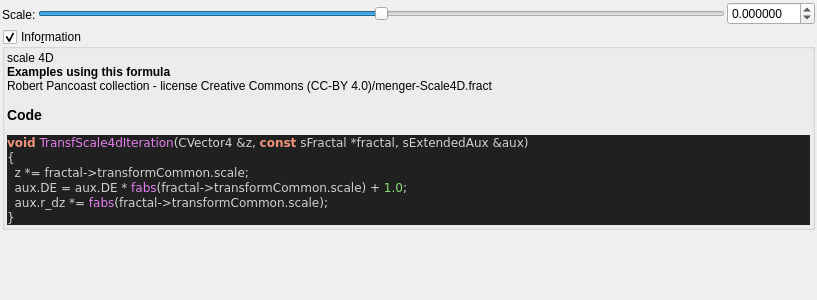
<?xml version="1.0" encoding="UTF-8"?>
<ui version="4.0">
 <class>transf_scale4d</class>
 <widget class="QWidget" name="Form">
  <property name="geometry">
   <rect>
    <x>0</x>
    <y>0</y>
    <width>817</width>
    <height>300</height>
   </rect>
  </property>
  <property name="windowTitle">
   <string notr="true">transf_scale4d</string>
  </property>
  <layout class="QVBoxLayout" name="verticalLayout">
   <property name="spacing">
    <number>2</number>
   </property>
   <property name="leftMargin">
    <number>2</number>
   </property>
   <property name="topMargin">
    <number>2</number>
   </property>
   <property name="rightMargin">
    <number>2</number>
   </property>
   <property name="bottomMargin">
    <number>2</number>
   </property>
   <item>
    <layout class="QGridLayout" name="gridLayout">
     <property name="spacing">
      <number>2</number>
     </property>
     <item row="0" column="2">
      <widget class="MyDoubleSpinBox" name="spinbox_transf_scale">
       <property name="sizePolicy">
        <sizepolicy hsizetype="Minimum" vsizetype="Maximum">
         <horstretch>0</horstretch>
         <verstretch>0</verstretch>
        </sizepolicy>
       </property>
       <property name="prefix">
        <string/>
       </property>
       <property name="suffix">
        <string/>
       </property>
       <property name="decimals">
        <number>6</number>
       </property>
       <property name="minimum">
        <double>-99.989999999999995</double>
       </property>
       <property name="maximum">
        <double>99.989999999999995</double>
       </property>
       <property name="singleStep">
        <double>0.100000000000000</double>
       </property>
      </widget>
     </item>
     <item row="0" column="1">
      <widget class="QSlider" name="slider_transf_scale">
       <property name="sizePolicy">
        <sizepolicy hsizetype="Expanding" vsizetype="Maximum">
         <horstretch>0</horstretch>
         <verstretch>0</verstretch>
        </sizepolicy>
       </property>
       <property name="minimum">
        <number>-10000000</number>
       </property>
       <property name="maximum">
        <number>10000000</number>
       </property>
       <property name="value">
        <number>0</number>
       </property>
       <property name="sliderPosition">
        <number>0</number>
       </property>
       <property name="orientation">
        <enum>Qt::Horizontal</enum>
       </property>
      </widget>
     </item>
     <item row="0" column="0" rowspan="2">
      <widget class="QLabel" name="label_108">
       <property name="text">
        <string>Scale:</string>
       </property>
      </widget>
     </item>
    </layout>
   </item>
   <item>
    <widget class="MyGroupBox" name="groupCheck_info">
     <property name="title">
      <string>Info&amp;rmation</string>
     </property>
     <property name="flat">
      <bool>false</bool>
     </property>
     <property name="checkable">
      <bool>true</bool>
     </property>
     <layout class="QVBoxLayout" name="verticalLayout_2">
      <property name="spacing">
       <number>2</number>
      </property>
      <property name="leftMargin">
       <number>2</number>
      </property>
      <property name="topMargin">
       <number>2</number>
      </property>
      <property name="rightMargin">
       <number>2</number>
      </property>
      <property name="bottomMargin">
       <number>2</number>
      </property>
      <item>
       <widget class="QLabel" name="label_code_content">
        <property name="text">
         <string notr="true">&lt;p&gt;scale 4D&lt;/p&gt;&lt;table&gt;
&lt;/table&gt;
&lt;br&gt;&lt;b&gt;Examples using this formula&lt;/b&gt;&lt;br&gt;Robert Pancoast collection - license Creative Commons (CC-BY 4.0)/menger-Scale4D.fract&lt;h3&gt;Code&lt;/h3&gt;
&lt;body style=&quot;background-color:#202020&quot;&gt;
&lt;pre style=&quot;color:#d0d0d0; background-color:#202020;  font-family:'Courier New',monospace;&quot;&gt;&lt;span style=&quot;color:#f09479; font-weight:bold&quot;&gt;void&lt;/span&gt; &lt;span style=&quot;color:#e47eed&quot;&gt;TransfScale4dIteration&lt;/span&gt;&lt;span style=&quot;color:#d0d0d0&quot;&gt;(&lt;/span&gt;CVector4 &lt;span style=&quot;color:#d0d0d0&quot;&gt;&amp;amp;&lt;/span&gt;z&lt;span style=&quot;color:#d0d0d0&quot;&gt;,&lt;/span&gt; &lt;span style=&quot;color:#f09479; font-weight:bold&quot;&gt;const&lt;/span&gt; sFractal &lt;span style=&quot;color:#d0d0d0&quot;&gt;*&lt;/span&gt;fractal&lt;span style=&quot;color:#d0d0d0&quot;&gt;,&lt;/span&gt; sExtendedAux &lt;span style=&quot;color:#d0d0d0&quot;&gt;&amp;amp;&lt;/span&gt;aux&lt;span style=&quot;color:#d0d0d0&quot;&gt;)&lt;/span&gt;
&lt;span style=&quot;color:#d0d0d0&quot;&gt;{&lt;/span&gt;
  z &lt;span style=&quot;color:#d0d0d0&quot;&gt;*=&lt;/span&gt; fractal&lt;span style=&quot;color:#d0d0d0&quot;&gt;-&amp;gt;&lt;/span&gt;transformCommon&lt;span style=&quot;color:#d0d0d0&quot;&gt;.&lt;/span&gt;scale&lt;span style=&quot;color:#d0d0d0&quot;&gt;;&lt;/span&gt;
  aux&lt;span style=&quot;color:#d0d0d0&quot;&gt;.&lt;/span&gt;DE &lt;span style=&quot;color:#d0d0d0&quot;&gt;=&lt;/span&gt; aux&lt;span style=&quot;color:#d0d0d0&quot;&gt;.&lt;/span&gt;DE &lt;span style=&quot;color:#d0d0d0&quot;&gt;*&lt;/span&gt; &lt;span style=&quot;color:#e47eed&quot;&gt;fabs&lt;/span&gt;&lt;span style=&quot;color:#d0d0d0&quot;&gt;(&lt;/span&gt;fractal&lt;span style=&quot;color:#d0d0d0&quot;&gt;-&amp;gt;&lt;/span&gt;transformCommon&lt;span style=&quot;color:#d0d0d0&quot;&gt;.&lt;/span&gt;scale&lt;span style=&quot;color:#d0d0d0&quot;&gt;) +&lt;/span&gt; &lt;span style=&quot;color:#87df71&quot;&gt;1.0&lt;/span&gt;&lt;span style=&quot;color:#d0d0d0&quot;&gt;;&lt;/span&gt;
  aux&lt;span style=&quot;color:#d0d0d0&quot;&gt;.&lt;/span&gt;r_dz &lt;span style=&quot;color:#d0d0d0&quot;&gt;*=&lt;/span&gt; &lt;span style=&quot;color:#e47eed&quot;&gt;fabs&lt;/span&gt;&lt;span style=&quot;color:#d0d0d0&quot;&gt;(&lt;/span&gt;fractal&lt;span style=&quot;color:#d0d0d0&quot;&gt;-&amp;gt;&lt;/span&gt;transformCommon&lt;span style=&quot;color:#d0d0d0&quot;&gt;.&lt;/span&gt;scale&lt;span style=&quot;color:#d0d0d0&quot;&gt;);&lt;/span&gt;
&lt;span style=&quot;color:#d0d0d0&quot;&gt;}&lt;/span&gt;
&lt;/pre&gt;
&lt;/body&gt;</string>
        </property>
        <property name="wordWrap">
         <bool>true</bool>
        </property>
        <property name="openExternalLinks">
         <bool>true</bool>
        </property>
        <property name="textInteractionFlags">
         <set>Qt::LinksAccessibleByMouse|Qt::TextSelectableByMouse</set>
        </property>
       </widget>
      </item>
     </layout>
    </widget>
   </item>
   <item>
    <spacer name="verticalSpacer">
     <property name="orientation">
      <enum>Qt::Vertical</enum>
     </property>
     <property name="sizeHint" stdset="0">
      <size>
       <width>20</width>
       <height>40</height>
      </size>
     </property>
    </spacer>
   </item>
  </layout>
 </widget>
 <customwidgets>
  <customwidget>
   <class>MyDoubleSpinBox</class>
   <extends>QDoubleSpinBox</extends>
   <header>my_double_spin_box.h</header>
  </customwidget>
  <customwidget>
   <class>MyGroupBox</class>
   <extends>QGroupBox</extends>
   <header>my_group_box.h</header>
   <container>1</container>
  </customwidget>
 </customwidgets>
 <tabstops>
  <tabstop>slider_transf_scale</tabstop>
  <tabstop>spinbox_transf_scale</tabstop>
  <tabstop>groupCheck_info</tabstop>
 </tabstops>
 <resources/>
 <connections/>
</ui>
